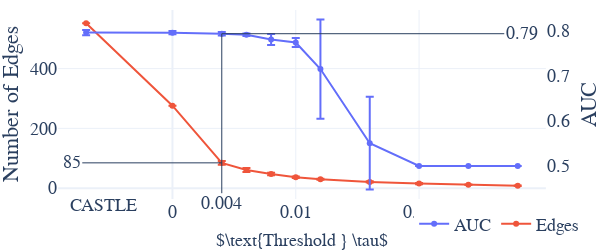

Notebook cell for this chart:
### Markdown cell above
## Fico

### Code cell
import os
import pandas as pd
import numpy as np
from utils import load_pickle
save = True

version = 'fico_3'
metric = 'auc'

dset='100000'
theta = '(([+-])?\d(\.\d+)?)'

folder = "./results/adjmats/"

import re
list_edges = []
for filename in os.listdir(folder):
    match = re.search(f'W_est.{dset}.(\d).(\d).(.*?).{version}.pkl$', filename)
    if match:
        out_f, in_f, theta = match.groups()
        edges = sum(load_pickle(os.path.join(folder,filename), verbose=False).flatten()>0)
        list_edges.append((float(theta), out_f, in_f, edges))
n_edges = pd.DataFrame(list_edges).groupby(0, as_index=False).agg({3 : ['mean', 'std']})
n_edges.columns = n_edges.columns.droplevel()
n_edges.columns = ['theta','N_edges','Std']


folder = "./results/"
filename = f"Nested5FoldCASTLE.Reg.Synth.100000.{version}.pkl"
describe = load_pickle(os.path.join(folder,filename), verbose=False)
agg_stats = pd.DataFrame([(describe[c]['theta'],c[9],describe[c]['fold'],describe[c][metric]) for c in describe]).groupby(0, as_index=False).agg({2 : ['count','max'], 3 : ['mean', 'std']})
agg_stats.columns = ['theta', 'count','folds',  'accuracy_mean', 'accuracy_std']
agg_stats=agg_stats.merge(n_edges,on='theta')
agg_stats= agg_stats.drop_duplicates(subset=['N_edges'])

if version == 'fico2':
    #### Add Normal CASTLE
    agg_stats.loc[-1] = [-1,5,5,0.723377,0.009611,405.12,10.401602]#,True]  # adding a row
    agg_stats.index = agg_stats.index + 1  # shifting index
    agg_stats = agg_stats.sort_index()  # sorting by index

    n_edges.loc[-1] = [-1,405.12,10.401602]  # adding a row
    n_edges.index = n_edges.index + 1  # shifting index
    n_edges = n_edges.sort_index()  # sorting by index

sub = -0.007
agg_stats.loc[agg_stats['theta']==-1,'theta'] = sub

filter_theta = 0.03
filter_list = [0.005,0.007,0.009,0.011]
agg_stats = agg_stats[(agg_stats['theta']<=filter_theta) & (~agg_stats['theta'].isin(filter_list))]
display(agg_stats)

import plotly.graph_objects as go
from plotly.subplots import make_subplots

# Create figure with secondary y-axis
fig = make_subplots(specs=[[{"secondary_y": True}]])

if metric == 'accuracy':
    metric =metric.capitalize()
else:
    metric = metric.upper()

# Add traces
fig.add_trace(
    go.Scatter(x=agg_stats['theta'], y=agg_stats['accuracy_mean'], name=metric,         
    error_y=dict(
            type='data', # value of error bar given in data coordinates
            array=agg_stats['accuracy_std'],
            visible=True)
            ),
    secondary_y=True, 
)

fig.add_trace(
    go.Scatter(x=agg_stats['theta'], y=agg_stats['N_edges'], name="Edges",
    error_y=dict(
            type='data', # value of error bar given in data coordinates
            array=agg_stats['Std'],
            visible=True)
              ),
    secondary_y=False,
)

# Add figure title
fig.update_layout(
    title='',
    legend={
        'y':-0.23,
        'x':0.85,
        'orientation':"h",
        'xanchor': 'center',
        'yanchor': 'bottom'},
    template='plotly_white',
    autosize=True,
    width=600, height=250, 
    margin=dict(
        l=10,
        r=10,
        b=0,
        t=10,
        pad=0
    ),
    font=dict(
        family='Serif',#"Courier New, monospace",
        size=18,
        # color="Black"
    )    
)

# Set x-axis title
fig.update_xaxes(showgrid=True,title={'text':r'$\text{Threshold } \tau$','font':{'size':18#, 'family': 'Courier New, monospace',
}},tickvals=list(np.round(np.arange(0, max(agg_stats['theta']), 0.01),3)),
)

# Set y-axes titles
fig.update_yaxes(showgrid=False,nticks=6,zeroline=False, title={'text':metric#,'font':{'size':18}
}, #nticks=13,
secondary_y=True)
fig.update_yaxes(title={'text':"Number of Edges"#,'font':{'size':18}
}, secondary_y=False)

fig.add_annotation(x=0.02, y=-0.094,
            text="CASTLE",
            showarrow=False,
            yshift=0,
            xref='paper',
            yref='paper',)
chosen_tau=0.004
y_co = agg_stats[agg_stats['theta']==chosen_tau]['accuracy_mean']
fig.add_annotation(x=chosen_tau, y=0.7929,
            text=str(chosen_tau),
            showarrow=True,
            yshift=0,
            xref='x',ax=0,
            yref='y2',ay=170)
fig.add_annotation(x=chosen_tau, y=0.7929,
            text=str(0.79),
            showarrow=True,
            yshift=0,
            xref='x',ax=300,
            yref='y2',ay=0)
fig.add_annotation(x=chosen_tau, y=84.6,
            text=str(85),
            showarrow=True,
            yshift=0,
            xref='x',ax=-150,
            yref='y',ay=0)

fig.show()

output_folder = "figures"
if not os.path.exists(output_folder):
    os.mkdir(output_folder)

out_path = os.path.join(output_folder,f"plot_tauoptim_{version}.png")

if save:
    import kaleido
    fig.write_image(out_path)

### Figure 1 — Plotly figure (JSON) as saved in the notebook; plotly's stock layout.template omitted (floating-point values rounded to 4 significant figures)
{"data": [{"error_y": {"array": [0.005878, 0.003524, 0.003936, 0.002682, 0.01235, 0.009844, 0.1099, 0.1027, 0, 0, 0], "type": "data", "visible": true}, "name": "AUC", "type": "scatter", "x": [-0.007, 0, 0.004, 0.006, 0.008, 0.01, 0.012, 0.016, 0.02, 0.024, 0.028], "xaxis": "x", "y": [0.7955, 0.7952, 0.793, 0.7906, 0.7801, 0.7733, 0.7146, 0.5503, 0.5, 0.5, 0.5], "yaxis": "y2"}, {"error_y": {"array": [0, 0, 6.144, 6.813, 4.233, 2.858, 1.979, 2.363, 1.979, 0.7638, 1.0], "type": "data", "visible": true}, "name": "Edges", "type": "scatter", "x": [-0.007, 0, 0.004, 0.006, 0.008, 0.01, 0.012, 0.016, 0.02, 0.024, 0.028], "xaxis": "x", "y": [552, 276, 84.6, 60.8, 47, 36.4, 29.8, 20.8, 15.2, 11.2, 7.8], "yaxis": "y"}], "layout": {"annotations": [{"showarrow": false, "text": "CASTLE", "x": 0.02, "xref": "paper", "y": -0.094, "yref": "paper", "yshift": 0}, {"ax": 0, "ay": 170, "showarrow": true, "text": "0.004", "x": 0.004, "xref": "x", "y": 0.7929, "yref": "y2", "yshift": 0}, {"ax": 300, "ay": 0, "showarrow": true, "text": "0.79", "x": 0.004, "xref": "x", "y": 0.7929, "yref": "y2", "yshift": 0}, {"ax": -150, "ay": 0, "showarrow": true, "text": "85", "x": 0.004, "xref": "x", "y": 84.6, "yref": "y", "yshift": 0}], "autosize": true, "font": {"family": "Serif", "size": 18}, "height": 250, "legend": {"orientation": "h", "x": 0.85, "xanchor": "center", "y": -0.23, "yanchor": "bottom"}, "margin": {"b": 0, "l": 10, "pad": 0, "r": 10, "t": 10}, "title": {"text": ""}, "width": 600, "xaxis": {"anchor": "y", "domain": [0, 0.94], "showgrid": true, "tickvals": [0, 0.01, 0.02], "title": {"font": {"size": 18}, "text": "$\\text{Threshold } \\tau$"}}, "yaxis": {"anchor": "x", "domain": [0, 1], "title": {"text": "Number of Edges"}}, "yaxis2": {"anchor": "x", "nticks": 6, "overlaying": "y", "showgrid": false, "side": "right", "title": {"text": "AUC"}, "zeroline": false}}}
